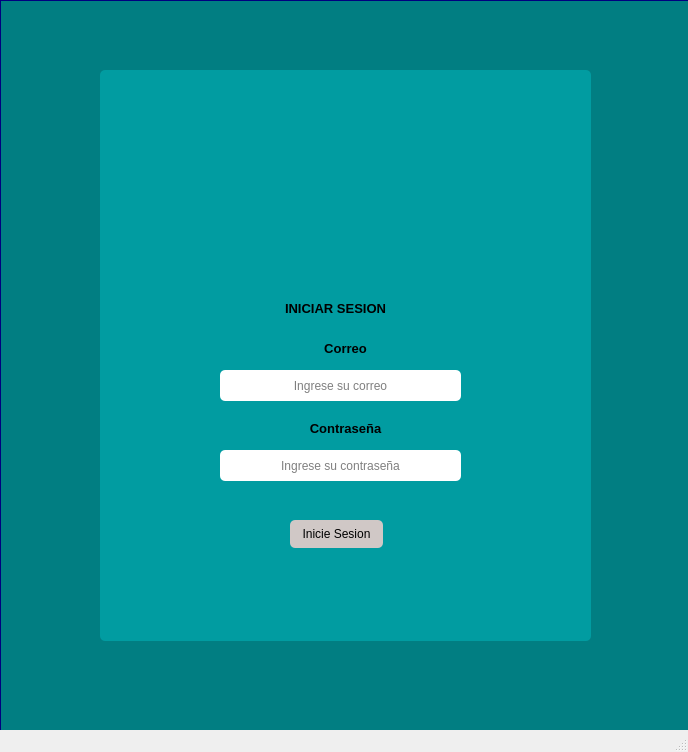
<?xml version="1.0" encoding="UTF-8"?>
<ui version="4.0">
 <class>MainWindow</class>
 <widget class="QMainWindow" name="MainWindow">
  <property name="geometry">
   <rect>
    <x>0</x>
    <y>0</y>
    <width>688</width>
    <height>752</height>
   </rect>
  </property>
  <property name="windowTitle">
   <string>MainWindow</string>
  </property>
  <widget class="QWidget" name="centralwidget">
   <widget class="QFrame" name="frame">
    <property name="geometry">
     <rect>
      <x>0</x>
      <y>0</y>
      <width>691</width>
      <height>731</height>
     </rect>
    </property>
    <property name="styleSheet">
     <string notr="true">background-color: qlineargradient(spread:pad, x1:0, y1:0, x2:1, y2:1, stop:1 rgba(1, 126, 130, 255));

border -radius: 30px;

border: 1px solid #00007f;</string>
    </property>
    <property name="frameShape">
     <enum>QFrame::StyledPanel</enum>
    </property>
    <property name="frameShadow">
     <enum>QFrame::Raised</enum>
    </property>
    <widget class="QFrame" name="frame_2">
     <property name="geometry">
      <rect>
       <x>100</x>
       <y>70</y>
       <width>491</width>
       <height>571</height>
      </rect>
     </property>
     <property name="styleSheet">
      <string notr="true">background-color: qlineargradient(spread:pad, x1:0, y1:0, x2:1, y2:1, stop:1 rgba(1, 156, 161, 255));

border-radius: 5px;
border:none;</string>
     </property>
     <property name="frameShape">
      <enum>QFrame::StyledPanel</enum>
     </property>
     <property name="frameShadow">
      <enum>QFrame::Raised</enum>
     </property>
     <widget class="QLabel" name="label">
      <property name="geometry">
       <rect>
        <x>150</x>
        <y>40</y>
        <width>191</width>
        <height>171</height>
       </rect>
      </property>
      <property name="styleSheet">
       <string notr="true">border: none</string>
      </property>
      <property name="text">
       <string/>
      </property>
      <property name="pixmap">
       <pixmap>pngwing.com.png</pixmap>
      </property>
      <property name="scaledContents">
       <bool>true</bool>
      </property>
     </widget>
     <widget class="QLineEdit" name="lineEdit">
      <property name="geometry">
       <rect>
        <x>120</x>
        <y>300</y>
        <width>241</width>
        <height>31</height>
       </rect>
      </property>
      <property name="styleSheet">
       <string notr="true">background-color:rgb(255,255,255);
border-radius: 5px;</string>
      </property>
      <property name="alignment">
       <set>Qt::AlignCenter</set>
      </property>
      <property name="placeholderText">
       <string>Ingrese su correo</string>
      </property>
     </widget>
     <widget class="QLineEdit" name="lineEdit_2">
      <property name="geometry">
       <rect>
        <x>120</x>
        <y>380</y>
        <width>241</width>
        <height>31</height>
       </rect>
      </property>
      <property name="styleSheet">
       <string notr="true">background-color:rgb(255,255,255);
border-radius: 5px;</string>
      </property>
      <property name="echoMode">
       <enum>QLineEdit::Password</enum>
      </property>
      <property name="alignment">
       <set>Qt::AlignCenter</set>
      </property>
      <property name="placeholderText">
       <string>Ingrese su contraseña</string>
      </property>
     </widget>
     <widget class="QPushButton" name="pushButton">
      <property name="geometry">
       <rect>
        <x>190</x>
        <y>450</y>
        <width>93</width>
        <height>28</height>
       </rect>
      </property>
      <property name="styleSheet">
       <string notr="true">background-color: qlineargradient(spread:pad, x1:0, y1:0, x2:1, y2:1, stop:1 rgba(208, 200, 198, 255));

border-radius: 5px;</string>
      </property>
      <property name="text">
       <string>Inicie Sesion</string>
      </property>
     </widget>
     <widget class="QLabel" name="label_2">
      <property name="geometry">
       <rect>
        <x>150</x>
        <y>230</y>
        <width>171</width>
        <height>16</height>
       </rect>
      </property>
      <property name="font">
       <font>
        <pointsize>10</pointsize>
        <weight>75</weight>
        <bold>true</bold>
       </font>
      </property>
      <property name="text">
       <string>INICIAR SESION</string>
      </property>
      <property name="alignment">
       <set>Qt::AlignCenter</set>
      </property>
     </widget>
     <widget class="QLabel" name="label_3">
      <property name="geometry">
       <rect>
        <x>160</x>
        <y>270</y>
        <width>171</width>
        <height>16</height>
       </rect>
      </property>
      <property name="font">
       <font>
        <pointsize>10</pointsize>
        <weight>75</weight>
        <bold>true</bold>
       </font>
      </property>
      <property name="text">
       <string>Correo</string>
      </property>
      <property name="alignment">
       <set>Qt::AlignCenter</set>
      </property>
     </widget>
     <widget class="QLabel" name="label_4">
      <property name="geometry">
       <rect>
        <x>160</x>
        <y>350</y>
        <width>171</width>
        <height>16</height>
       </rect>
      </property>
      <property name="font">
       <font>
        <pointsize>10</pointsize>
        <weight>75</weight>
        <bold>true</bold>
       </font>
      </property>
      <property name="text">
       <string>Contraseña</string>
      </property>
      <property name="alignment">
       <set>Qt::AlignCenter</set>
      </property>
     </widget>
     <widget class="QLabel" name="label_5">
      <property name="geometry">
       <rect>
        <x>120</x>
        <y>420</y>
        <width>241</width>
        <height>16</height>
       </rect>
      </property>
      <property name="styleSheet">
       <string notr="true">color:red</string>
      </property>
      <property name="text">
       <string/>
      </property>
     </widget>
    </widget>
   </widget>
  </widget>
  <widget class="QStatusBar" name="statusbar"/>
 </widget>
 <tabstops>
  <tabstop>lineEdit</tabstop>
  <tabstop>lineEdit_2</tabstop>
  <tabstop>pushButton</tabstop>
 </tabstops>
 <resources/>
 <connections/>
</ui>
